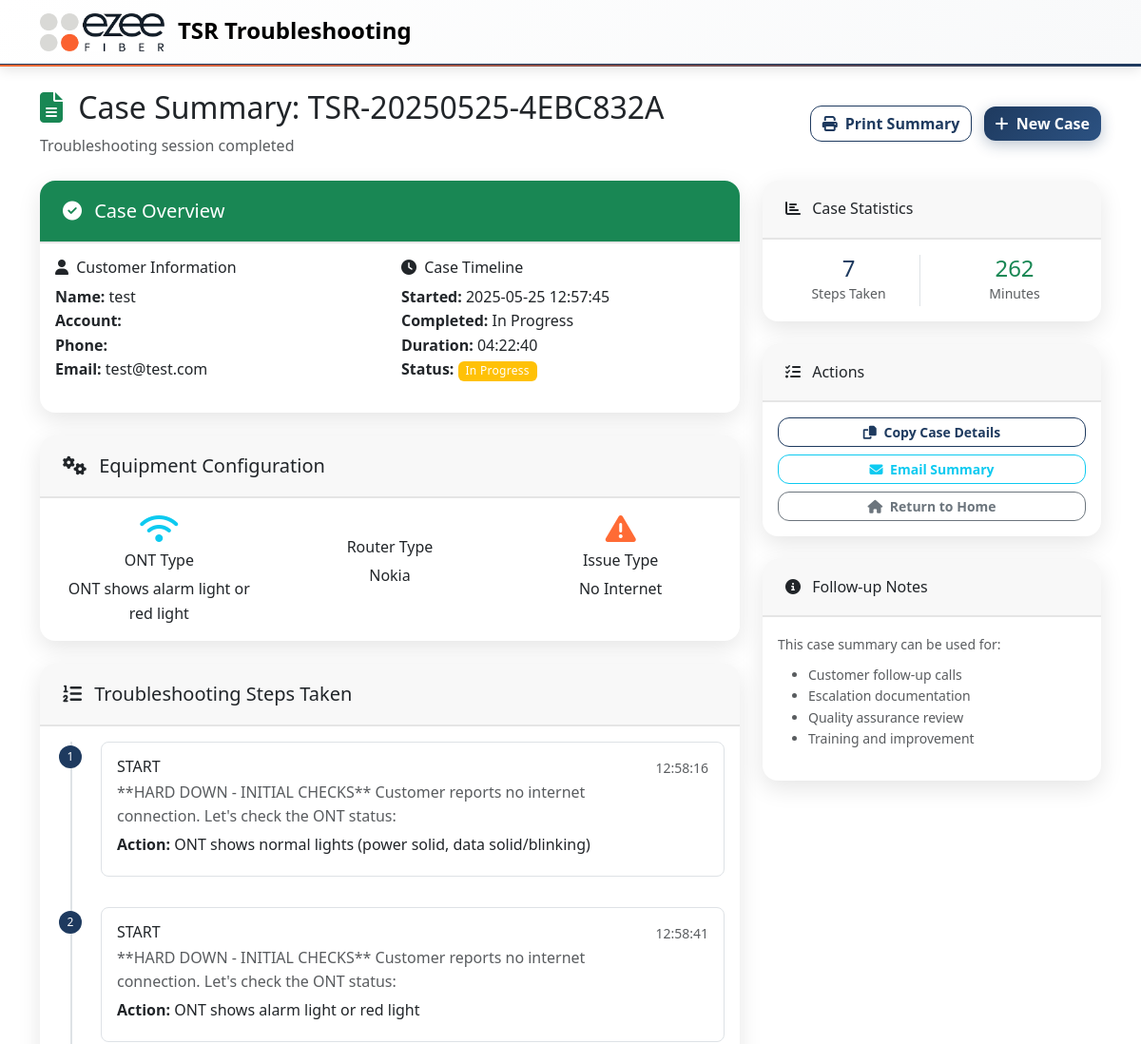
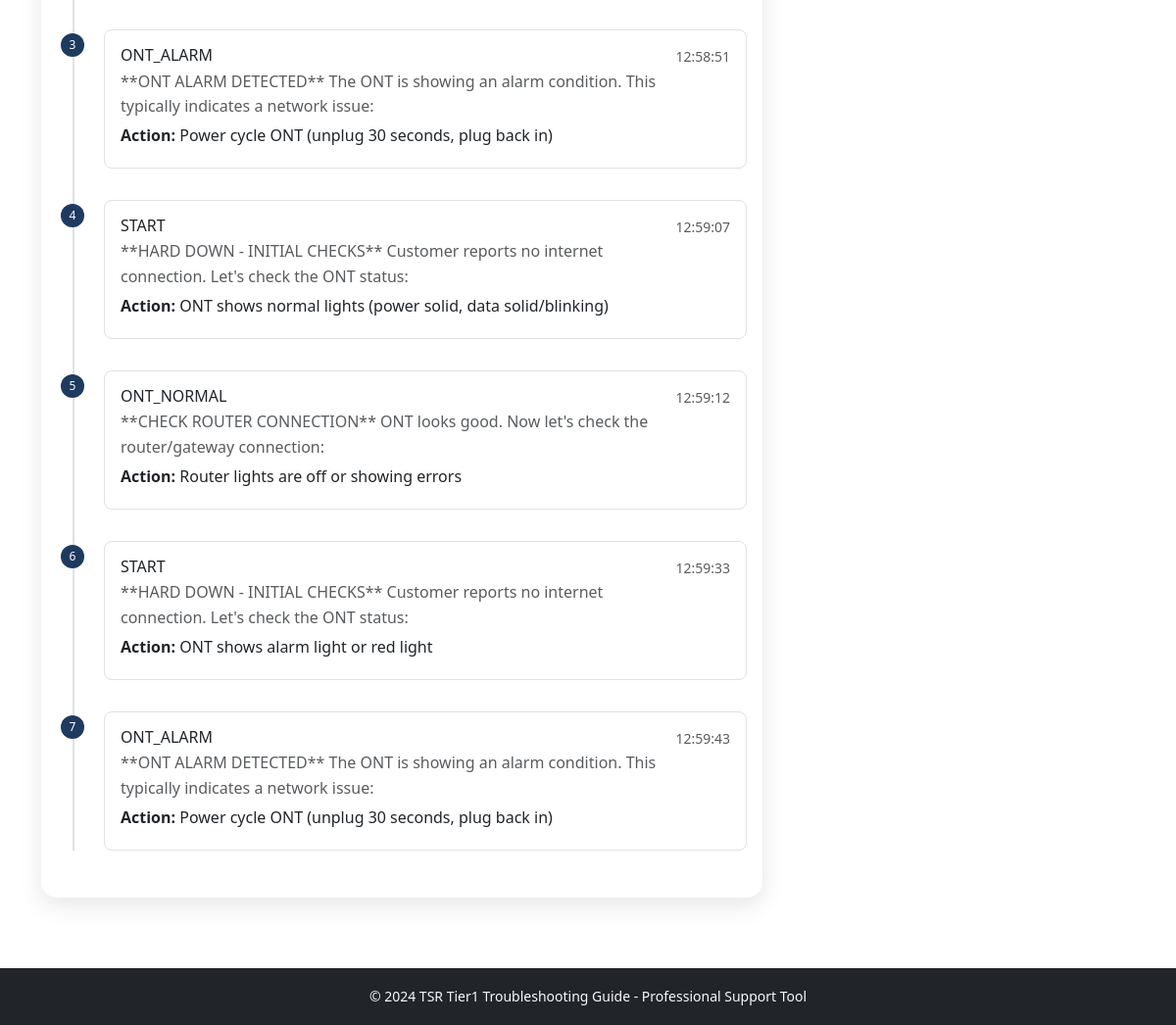
Screenshot of /case_summary/26 with the database file from the repository (2 pictures, top to bottom).
### models.py (models this page shows, shortened)
class TroubleshootingCase(db.Model):
    id = db.Column(db.Integer, primary_key=True)
    session_id = db.Column(db.String(100), nullable=False)
    case_number = db.Column(db.String(50), unique=True, nullable=False)
    customer_info = db.Column(db.Text)  # JSON string
    ont_type = db.Column(db.String(50))
    ont_id = db.Column(db.String(12))  # 12-digit ONT identifier
    router_type = db.Column(db.String(50))
    router_id = db.Column(db.String(16))  # 16-digit router identifier
    issue_type = db.Column(db.String(100))
    resolution = db.Column(db.String(200))
    status = db.Column(db.String(20), default='in_progress')  # in_progress, resolved, escalated, unresolved
    created_at = db.Column(db.DateTime, default=datetime.utcnow)
    completed_at = db.Column(db.DateTime)
    start_time = db.Column(db.Float)  # timestamp
    end_time = db.Column(db.Float)  # timestamp
    def get_customer_info(self):
        if self.customer_info:
            return json.loads(self.customer_info)
        return {}
    def get_duration(self):
        if self.start_time and self.end_time:
            return int(self.end_time - self.start_time)
        elif self.start_time:
            return int(datetime.now().timestamp() - self.start_time)
        return 0

class TroubleshootingStep(db.Model):
    id = db.Column(db.Integer, primary_key=True)
    case_id = db.Column(db.Integer, db.ForeignKey('troubleshooting_case.id'), nullable=False)
    step_id = db.Column(db.String(50), nullable=False)
    step_name = db.Column(db.String(200))
    action_taken = db.Column(db.String(500))
    result = db.Column(db.String(500))
    notes = db.Column(db.Text)
    timestamp = db.Column(db.DateTime, default=datetime.utcnow)
    case = db.relationship('TroubleshootingCase', backref=db.backref('steps', lazy=True, order_by='TroubleshootingStep.timestamp'))

### routes.py (the view)
@app.route('/case_summary/<int:case_id>')
def case_summary(case_id):
    case = TroubleshootingCase.query.get_or_404(case_id)
    dispatch_report = None
    if case.status == 'resolved' and any(step.step_id.startswith('HARD_DOWN') for step in case.steps):
        dispatch_report = generate_dispatch_report(case)
    return render_template('case_summary.html', case=case, dispatch_report=dispatch_report)

### app.py (called while the page is built)
@app.template_filter('datetime')
def datetime_filter(timestamp):
    if timestamp:
        return datetime.fromtimestamp(timestamp).strftime('%Y-%m-%d %H:%M:%S')
    return ''

@app.template_filter('duration')
def duration_filter(start_time, end_time=None):
    if not start_time:
        return ''
    end = end_time or datetime.now().timestamp()
    duration = int(end - start_time)
    hours = duration // 3600
    minutes = (duration % 3600) // 60
    seconds = duration % 60
    if hours > 0:
        return f"{hours:02d}:{minutes:02d}:{seconds:02d}"
    else:
        return f"{minutes:02d}:{seconds:02d}"

### templates/case_summary.html (shortened to what this page needs)
{% extends "base.html" %}
{% block content %}
<div class="container py-4">
    <div class="row justify-content-between align-items-center mb-4">
        <div class="col">
            <h2>
                <i class="fas fa-file-alt me-2 text-success"></i>
                Case Summary: {{ case.case_number }}
            </h2>
            <p class="text-muted mb-0">Troubleshooting session completed</p>
        </div>
        <div class="col-auto">
            <button onclick="window.print()" class="btn btn-outline-primary me-2">
                <i class="fas fa-print me-1"></i>
                Print Summary
            </button>
            <a href="{{ url_for('restart_case') }}" class="btn btn-primary">
                <i class="fas fa-plus me-1"></i>
                New Case
            </a>
        </div>
    </div>
    <div class="row">
        <div class="col-lg-8">
            <div class="card mb-4">
                <div class="card-header bg-success text-white">
                    <h5 class="mb-0">
                        <i class="fas fa-check-circle me-2"></i>
                        Case Overview
                    </h5>
                </div>
                <div class="card-body">
                    <div class="row">
                        <div class="col-md-6">
                            <h6><i class="fas fa-user me-1"></i> Customer Information</h6>
                            {% set customer = case.get_customer_info() %}
                            <ul class="list-unstyled">
                                <li><strong>Name:</strong> {{ customer.get('name', 'N/A') }}</li>
                                <li><strong>Account:</strong> {{ customer.get('account', 'N/A') }}</li>
                                <li><strong>Phone:</strong> {{ customer.get('phone', 'N/A') }}</li>
                                <li><strong>Email:</strong> {{ customer.get('email', 'N/A') }}</li>
                            </ul>
                        </div>
                        <div class="col-md-6">
                            <h6><i class="fas fa-clock me-1"></i> Case Timeline</h6>
                            <ul class="list-unstyled">
                                <li><strong>Started:</strong> {{ case.start_time|datetime }}</li>
                                <li><strong>Completed:</strong> {{ case.end_time|datetime if case.end_time else 'In Progress' }}</li>
                                <li><strong>Duration:</strong> {{ case.start_time|duration(case.end_time) }}</li>
                                <li><strong>Status:</strong>
                                    <span class="badge bg-{{ 'success' if case.status == 'resolved' else 'warning' }}">
                                        {{ case.status.replace('_', ' ').title() }}
                                    </span>
                                </li>
                            </ul>
                        </div>
                    </div>
                </div>
            </div>
            <div class="card mb-4">
                <div class="card-header">
                    <h5 class="mb-0">
                        <i class="fas fa-cogs me-2"></i>
                        Equipment Configuration
                    </h5>
                </div>
                <div class="card-body">
                    <div class="row">
                        {% if case.ont_type %}
                        <div class="col-md-4">
                            <div class="text-center">
                                <i class="fas fa-wifi fa-2x text-info mb-2"></i>
                                <h6>ONT Type</h6>
                                <p class="mb-0">{{ case.ont_type }}</p>
                            </div>
                        </div>
                        {% endif %}
                        {% if case.router_type %}
                        <div class="col-md-4">
                            <div class="text-center">
                                <h6>Router Type</h6>
                                <p class="mb-0">{{ case.router_type }}</p>
                            </div>
                        </div>
                        {% endif %}
                        {% if case.issue_type %}
                        <div class="col-md-4">
                            <div class="text-center">
                                <i class="fas fa-exclamation-triangle fa-2x text-warning mb-2"></i>
                                <h6>Issue Type</h6>
                                <p class="mb-0">{{ case.issue_type }}</p>
                            </div>
                        </div>
                        {% endif %}
                    </div>
                </div>
            </div>
            <div class="card">
                <div class="card-header">
                    <h5 class="mb-0">
                        <i class="fas fa-list-ol me-2"></i>
                        Troubleshooting Steps Taken
                    </h5>
                </div>
                <div class="card-body">
                    {% if case.steps %}
                        <div class="timeline">
                            {% for step in case.steps %}
                            <div class="timeline-item">
                                <div class="timeline-marker">
                                    <span class="badge bg-primary rounded-pill">{{ loop.index }}</span>
                                </div>
                                <div class="timeline-content">
                                    <div class="d-flex justify-content-between align-items-start">
                                        <div>
                                            <h6 class="mb-1">{{ step.step_id }}</h6>
                                            {% if step.step_name %}
                                            <p class="text-muted mb-1">{{ step.step_name }}</p>
                                            {% endif %}
                                            {% if step.action_taken %}
                                            <p class="mb-1"><strong>Action:</strong> {{ step.action_taken }}</p>
                                            {% endif %}
                                        </div>
                                        <small class="text-muted">{{ step.timestamp.strftime('%H:%M:%S') }}</small>
                                    </div>
                                </div>
                            </div>
                            {% endfor %}
                        </div>
                    {% else %}
                        <p class="text-muted">No detailed steps recorded for this case.</p>
                    {% endif %}
                </div>
            </div>
        </div>
        <div class="col-lg-4">
            <div class="card mb-4">
                <div class="card-header">
                    <h6 class="mb-0">
                        <i class="fas fa-chart-bar me-2"></i>
                        Case Statistics
                    </h6>
                </div>
                <div class="card-body">
                    <div class="row text-center">
                        <div class="col-6">
                            <div class="border-end">
                                <h4 class="text-primary mb-0">{{ case.steps|length }}</h4>
                                <small class="text-muted">Steps Taken</small>
                            </div>
                        </div>
                        <div class="col-6">
                            <h4 class="text-success mb-0">{{ case.get_duration() // 60 }}</h4>
                            <small class="text-muted">Minutes</small>
                        </div>
                    </div>
                </div>
            </div>
            <div class="card mb-4">
                <div class="card-header">
                    <h6 class="mb-0">
                        <i class="fas fa-tasks me-2"></i>
                        Actions
                    </h6>
                </div>
                <div class="card-body">
                    <div class="d-grid gap-2">
                        <button onclick="copyToClipboard()" class="btn btn-outline-primary btn-sm">
                            <i class="fas fa-copy me-1"></i>
                            Copy Case Details
                        </button>
                        <button onclick="emailSummary()" class="btn btn-outline-info btn-sm">
                            <i class="fas fa-envelope me-1"></i>
                            Email Summary
                        </button>
                        <a href="{{ url_for('index') }}" class="btn btn-outline-secondary btn-sm">
                            <i class="fas fa-home me-1"></i>
                            Return to Home
                        </a>
                    </div>
                </div>
            </div>
            <div class="card">
                <div class="card-header">
                    <h6 class="mb-0">
                        <i class="fas fa-info-circle me-2"></i>
                        Follow-up Notes
                    </h6>
                </div>
                <div class="card-body">
                    <small class="text-muted">
                        This case summary can be used for:
                        <ul class="mt-2">
                            <li>Customer follow-up calls</li>
                            <li>Escalation documentation</li>
                            <li>Quality assurance review</li>
                            <li>Training and improvement</li>
                        </ul>
                    </small>
                </div>
            </div>
        </div>
    </div>
</div>
{% endblock %}

### templates/base.html (shortened to what this page needs)
<!DOCTYPE html>
<html lang="en">
<head>
    <link href="https://cdn.jsdelivr.net/npm/bootstrap@5.3.0/dist/css/bootstrap.min.css" rel="stylesheet">
    <link rel="stylesheet" href="https://cdnjs.cloudflare.com/ajax/libs/font-awesome/6.4.0/css/all.min.css">
    <link rel="stylesheet" href="{{ url_for('static', filename='css/custom.css') }}">
    <link rel="stylesheet" href="{{ url_for('static', filename='css/ezee-theme.css') }}">
</head>
<body>
    <nav class="navbar navbar-expand-lg">
        <div class="container">
            <a class="navbar-brand" href="{{ url_for('index') }}">
                <img src="{{ url_for('static', filename='images/ezee-logo.png') }}" alt="Ezee Fiber" class="me-2">
                TSR Troubleshooting
            </a>
        </div>
    </nav>
    <main class="flex-grow-1">
        {% block content %}{% endblock %}
    </main>
    <footer class="bg-dark text-light py-3 mt-5">
        <div class="container text-center">
            <small>&copy; 2024 TSR Tier1 Troubleshooting Guide - Professional Support Tool</small>
        </div>
    </footer>
</body>
</html>

### static/css/custom.css (style rules this page uses)
:root { --primary-color: 0 84% 60%; --success-color: 142 71% 45%; --info-color: 199 89% 48%; --warning-color: 45 100% 51%; --danger-color: 354 70% 54%; }
body { font-family: 'Segoe UI', Tahoma, Geneva, Verdana, sans-serif; line-height: 1.6; }
.card { border: none; box-shadow: 0 2px 8px rgba(0, 0, 0, 0.1); border-radius: 12px; transition: transform 0.2s ease, box-shadow 0.2s ease; }
.card-header { border-radius: 12px 12px 0 0 !important; border-bottom: none; padding: 1.25rem 1.5rem; }
.timeline { position: relative; padding-left: 2rem; }
.timeline::before { content: ''; position: absolute; left: 1rem; top: 0; bottom: 0; width: 2px; background: var(--bs-border-color); }
.timeline-item { position: relative; margin-bottom: 2rem; }
.timeline-marker { position: absolute; left: -2rem; top: 0; width: 2rem; height: 2rem; display: flex; align-items: center; justify-content: center; }
.timeline-marker .badge { width: 1.5rem; height: 1.5rem; display: flex; align-items: center; justify-content: center; font-size: 0.75rem; }
.timeline-content { background: var(--bs-body-bg); border: 1px solid var(--bs-border-color); border-radius: 8px; padding: 1rem; margin-left: 1rem; }
.badge { font-weight: 500; letter-spacing: 0.025em; }
.btn { border-radius: 8px; font-weight: 500; transition: all 0.2s ease; }
.navbar-brand { font-weight: 600; font-size: 1.5rem; }

### static/css/ezee-theme.css (style rules this page uses)
:root { --ezee-navy: #1e3a5f; --ezee-orange: #ff6b35; --ezee-light-grey: #e5e5e5; --ezee-dark-grey: #6c757d; --ezee-white: #ffffff; }
.bg-primary { background-color: var(--ezee-navy) !important; }
.btn-primary { background-color: var(--ezee-navy); border-color: var(--ezee-navy); }
.btn-outline-primary { color: var(--ezee-navy); border-color: var(--ezee-navy); }
.text-primary { color: var(--ezee-navy) !important; }
.navbar-brand img { height: 40px; width: auto; }
.navbar { background: linear-gradient(135deg, var(--ezee-white) 0%, #f8f9fa 100%) !important; border-bottom: 3px solid var(--ezee-navy); box-shadow: 0 4px 12px rgba(0,0,0,0.1); position: relative; }
.navbar::after { content: ''; position: absolute; bottom: -3px; left: 0; right: 0; height: 2px; background: linear-gradient(90deg, var(--ezee-orange) 0%, var(--ezee-navy) 100%); }
.card { border: none; border-radius: 16px; box-shadow: 0 8px 25px rgba(0, 0, 0, 0.1); transition: all 0.3s ease; }
.card-header { border-radius: 16px 16px 0 0 !important; border-bottom: 2px solid var(--ezee-light-grey); }
.btn { border-radius: 12px; font-weight: 600; transition: all 0.3s cubic-bezier(0.4, 0, 0.2, 1); position: relative; overflow: hidden; }
.btn-primary { background: linear-gradient(135deg, var(--ezee-navy) 0%, #2c5282 100%); border: none; box-shadow: 0 4px 15px rgba(30, 58, 95, 0.3); }
.text-warning { color: var(--ezee-orange) !important; }

### rows the page displays
TroubleshootingCase: case_number "TSR-20250525-4EBC832A", start_time "2025-05-25 12:57:45", end_time "In Progress", start_time|duration "04:22:40", status.replace "In Progress", ont_type "ONT shows alarm light or red light", router_type "Nokia", issue_type "No Internet", start_time+end_time "262"
TroubleshootingStep: step_id "START", step_name "**HARD DOWN - INITIAL CHECKS** Customer reports no internet connection. Let's check the ONT status:", action_taken "ONT shows normal lights (power solid, data solid/blinking)", timestamp "12:58:16"
TroubleshootingStep: step_id "START", step_name "**HARD DOWN - INITIAL CHECKS** Customer reports no internet connection. Let's check the ONT status:", action_taken "ONT shows alarm light or red light", timestamp "12:58:41"
TroubleshootingStep: step_id "ONT_ALARM", step_name "**ONT ALARM DETECTED** The ONT is showing an alarm condition. This typically indicates a network issue:", action_taken "Power cycle ONT (unplug 30 seconds, plug back in)", timestamp "12:58:51"
TroubleshootingStep: step_id "START", step_name "**HARD DOWN - INITIAL CHECKS** Customer reports no internet connection. Let's check the ONT status:", action_taken "ONT shows normal lights (power solid, data solid/blinking)", timestamp "12:59:07"
TroubleshootingStep: step_id "ONT_NORMAL", step_name "**CHECK ROUTER CONNECTION** ONT looks good. Now let's check the router/gateway connection:", action_taken "Router lights are off or showing errors", timestamp "12:59:12"
TroubleshootingStep: step_id "START", step_name "**HARD DOWN - INITIAL CHECKS** Customer reports no internet connection. Let's check the ONT status:", action_taken "ONT shows alarm light or red light", timestamp "12:59:33"
TroubleshootingStep: step_id "ONT_ALARM", step_name "**ONT ALARM DETECTED** The ONT is showing an alarm condition. This typically indicates a network issue:", action_taken "Power cycle ONT (unplug 30 seconds, plug back in)", timestamp "12:59:43"

### other values shown
{{ customer.get('name', 'N/A') }} "test"
{{ customer.get('email', 'N/A') }} "test@test.com"
{{ case.steps|length }} "7"
